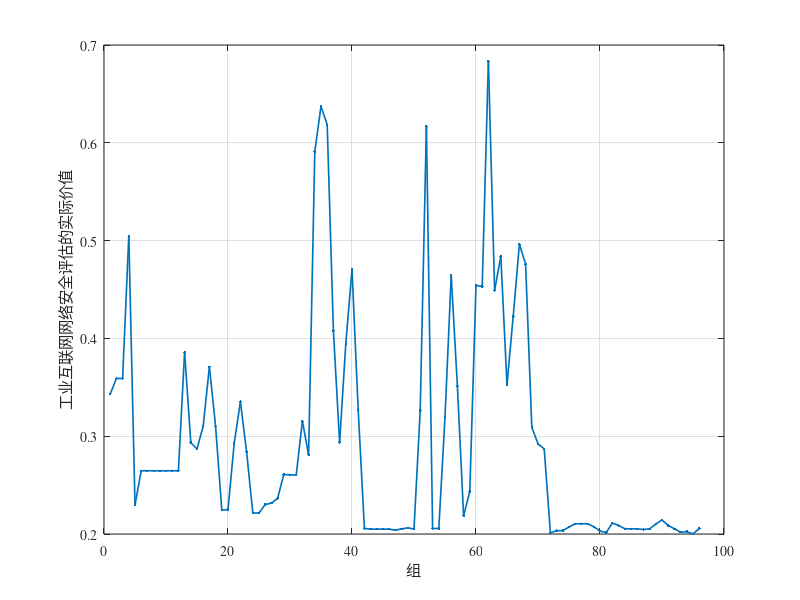

MATLAB code to generate this figure:
clc
clear all
data = load('Utility.txt');
k=1:96
%data = load('data.txt');
%k=1:160

% plot(k,data(k,1),'-',k,data(k,2),'-*');
plot(k,data(k,1),'.-','LineWidth',1.2);
grid on
set(gca,'fontsize',10,'fontname','Times');
%xlabel("Group",'fontname', 'times new roman','fontSize',13);
xlabel('组', 'FontName', 'SimHei');

%ylabel("The premise attribute1 of BRB model",'fontname', 'times new roman','fontSize',13); 

ylabel('工业互联网网络安全评估的实际价值', 'FontName', 'SimHei');

% ylabel("The premise attribute2 of BRB model",'fontname', 'times new roman','fontSize',13); 
% ylabel("The practical value of the Industrial Internet security situation",'fontname', 'times new roman','fontSize',13); 